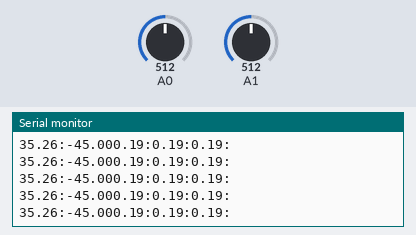
Bench run of a sketch on a simulated Arduino Uno, built with avr-gcc and run on an emulated ATmega328P. Parts: the last lines printed to the serial monitor. The test bench sets the inputs (shaded band); at power-on: A0 = 512, A1 = 512.

Above: at 1.2 s.
1.3 s: A0 set to 582
At 2.2 s:
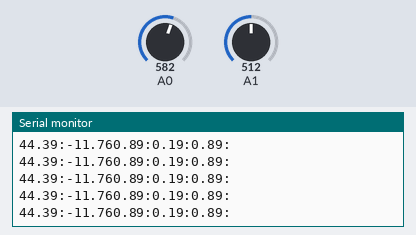
2.8 s: A0 set to 606
At 3.8 s:
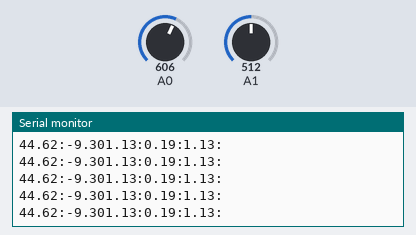
4.3 s: A1 set to 521
At 5.2 s:
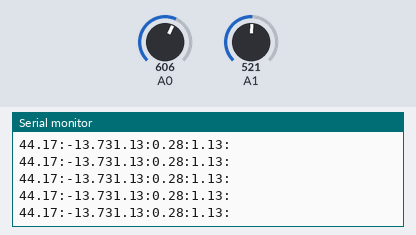
Timing chart, 0 to 7.3 s (numbered marks = the images above; inputs shaded):
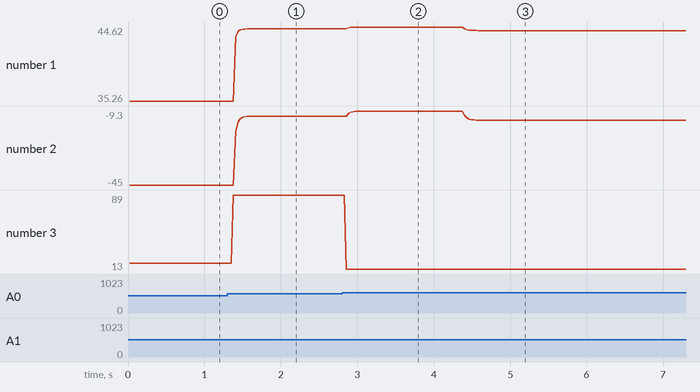

The sketch:

ArduinoADXL335.ino
```cpp
#include "ADXL335.h"
const float alpha = 0.5;
double pitch, roll;
double fXg = 0;
double fYg = 0;
double fZg = 0;

// CONSTRUCTOR
ADXL335 acelerometro(A0, A1, A2);

void setup(void) {
  Serial.begin(9600);
  analogReference(EXTERNAL);
  acelerometro.preset();
}

void loop() {
  float xG = acelerometro.getGX();
  float yG = acelerometro.getGY();
  float zG = acelerometro.getGZ();

  //Low Pass Filter
  fXg = xG * alpha + (fXg * (1.0 - alpha));
  fYg = yG * alpha + (fYg * (1.0 - alpha));
  fZg = zG * alpha + (fZg * (1.0 - alpha));

  Serial.print(xG);
  Serial.print(":");
  Serial.print(yG);
  Serial.print(":");
  Serial.print(zG);
  Serial.println(":");


  //Roll & Pitch Equations
  roll  = (atan2(-fYg, fZg) * 180.0) / PI;
  pitch = (atan2(fXg, sqrt(fYg * fYg + fZg * fZg)) * 180.0) / PI;

  Serial.print(pitch);
  Serial.print(":");
  Serial.print(roll);

}
```

ADXL335.h
```cpp
// (licence header left out)
#ifndef ADXL335_H
#define ADXL335_H

#include "Arduino.h"

class ADXL335 {
public:
  ADXL335(int x, int y, int z);
  ~ADXL335();
  int getRawX();
  int getRawY();
  int getRawZ();
  double getGX();
  double getGY();
  double getGZ();
  void calibrate();
  void preset();
private:
  int averageRead(int pin);
  int xMin, xMax, yMin, yMax, zMin, zMax, pinX, pinY, pinZ, samples;
};

#endif
```

Measured:
- after the input at 1.3 s, the serial monitor: prints a new line after 0.08 s (image 1)
- after the input at 2.8 s, the serial monitor: prints a new line after 0.06 s (image 2)
- after the input at 4.3 s, the serial monitor: prints a new line after 0.07 s (image 3)
- plotted number 1: 35.26 → 44.39 after the input at 1.3 s, 44.39 → 44.62 after the input at 2.8 s, 44.62 → 44.17 after the input at 4.3 s
- plotted number 2: -45 → -11.76 after the input at 1.3 s, -11.76 → -9.3 after the input at 2.8 s, -9.3 → -13.73 after the input at 4.3 s
- plotted number 3: 19 → 89 after the input at 1.3 s, 89 → 13 after the input at 2.8 s
